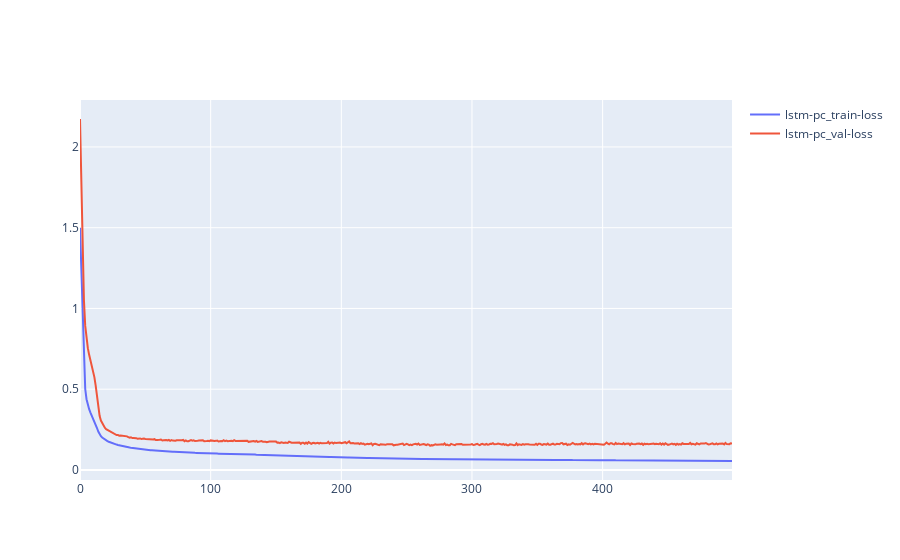

The notebook cell this image was saved under:
### Code cell
plot_loss([loss_pc], ['lstm-pc'])

### Figure 1 — Plotly figure (JSON) as saved in the notebook; plotly's stock layout.template omitted (floating-point values rounded to 4 significant figures; data arrays with more than 128 entries replaced by an {"elided": "..."} marker saying what was removed)
{"data": [{"name": "lstm-pc_train-loss", "type": "scatter", "y": {"elided": "500 float values"}}, {"name": "lstm-pc_val-loss", "type": "scatter", "y": {"elided": "500 float values"}}], "layout": {}}
